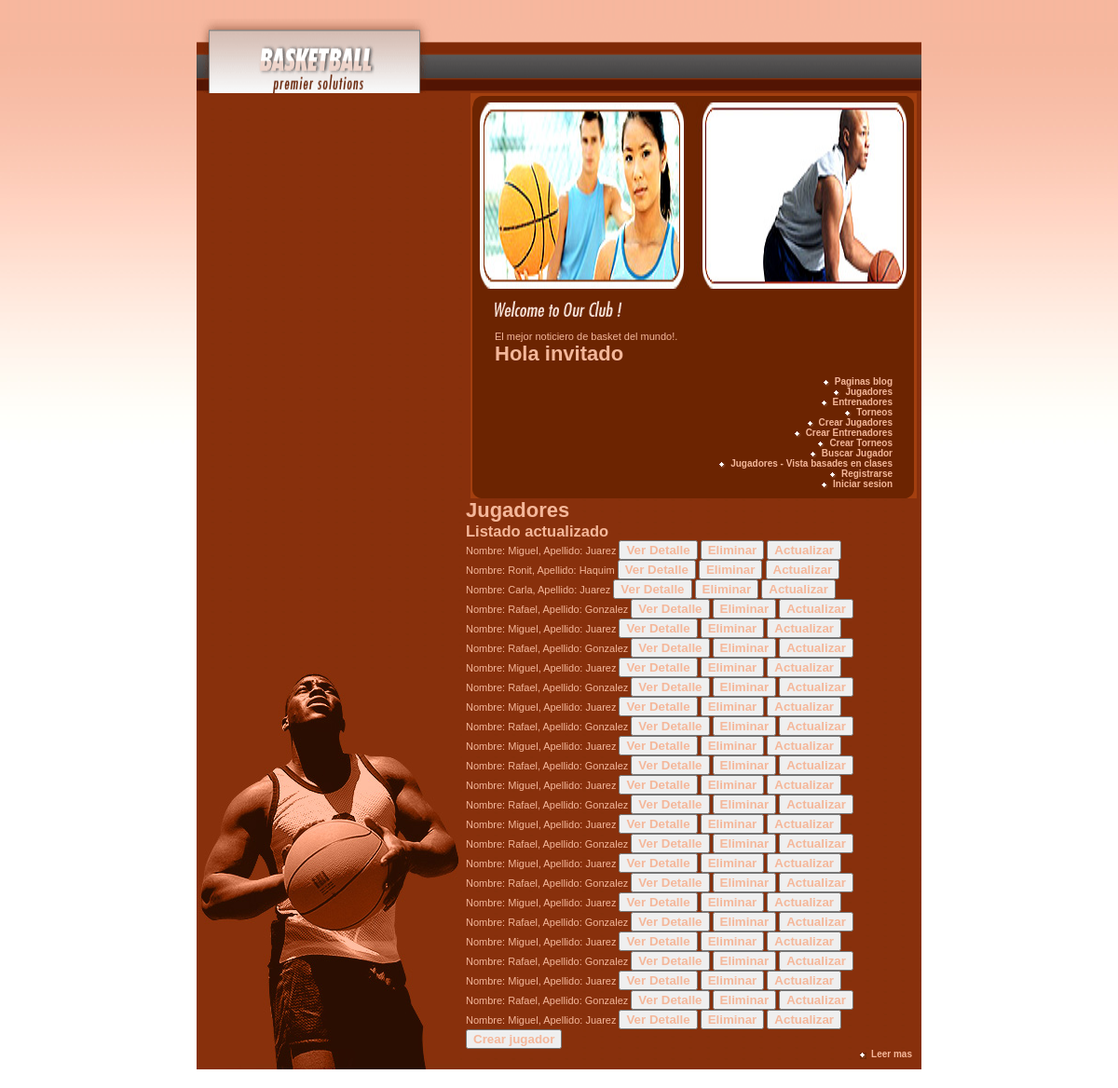
Page /MiApp/jugadores_list/ on the committed database.
### MiApp/models.py (models this page shows)
class Jugadores(models.Model):
    nombre = models.CharField(max_length=40)
    apellido = models.CharField(max_length=40)
    edad = models.IntegerField()
    nacionalidad = models.CharField(max_length=40)
    def __str__(self):
        return f"Nombre: {self.nombre}, Apellido: {self.apellido}"

### MiApp/views.py (the view)
# urls.py: path('jugadores_list/', views.JugadoresList.as_view(), name='List'),
class JugadoresList(ListView):
    model = Jugadores
    template_name = 'MiApp/MiApp/jugadores_list.html'

### MiApp/templates/MiApp/MiApp/jugadores_list.html
{% extends 'MiApp/index2.html' %}
{% load static %}
{% block contenidoquecambia %}
    <h1> Jugadores</h1>
    <h2> Listado actualizado</h2>
    {% for jugador in object_list %}
        <ul>
            <li>
                {{jugador}}
                <button>
                    <a href="{% url 'Detail' jugador.id %}"> Ver Detalle</a>
                </button>
                <button>
                    <a href="{% url 'Delete' jugador.id %}"> Eliminar</a>
                </button>
                <button>
                    <a href="{% url 'Update' jugador.id %}"> Actualizar</a>
                </button>
            </li>
        </ul>
    {% endfor %}
    <button>
        <a href="{% url 'Create' %}"> Crear jugador</a>
    </button>
    <p class="more"><a href="{% url 'Nomoreinfo' %}" class="diamond">Leer mas</a></p>
{% endblock %}

### MiApp/static/MiApp/style.css (style rules this page uses)
html, body, ul, li, h1, h2, h3, h4 { margin: 0; padding: 0; list-style: none; }
a { color: #F4B79A; font-weight: bold; text-decoration: none; }
.more { text-align: right; margin-top: 0; font-size: 10px; }
body { background: white url(images/bg.jpg) repeat-x; font: 11px tahoma, verdana, sans-serif; color: #F4B79A; padding: 20px; text-align: center; }
.diamond { padding-left: 12px; background: 0px 4px url(images/bullet_drk_diamond.gif) no-repeat; }

### rows in the picture
Jugadores: nombre+apellido "Nombre: Miguel, Apellido: Juarez"
Jugadores: nombre+apellido "Nombre: Ronit, Apellido: Haquim"
Jugadores: nombre+apellido "Nombre: Carla, Apellido: Juarez"
Jugadores: nombre+apellido "Nombre: Rafael, Apellido: Gonzalez"
Jugadores: nombre+apellido "Nombre: Miguel, Apellido: Juarez"
Jugadores: nombre+apellido "Nombre: Rafael, Apellido: Gonzalez"
Jugadores: nombre+apellido "Nombre: Miguel, Apellido: Juarez"
Jugadores: nombre+apellido "Nombre: Rafael, Apellido: Gonzalez"
Jugadores: nombre+apellido "Nombre: Miguel, Apellido: Juarez"
Jugadores: nombre+apellido "Nombre: Rafael, Apellido: Gonzalez"
Jugadores: nombre+apellido "Nombre: Miguel, Apellido: Juarez"
Jugadores: nombre+apellido "Nombre: Rafael, Apellido: Gonzalez"
Jugadores: nombre+apellido "Nombre: Miguel, Apellido: Juarez"
Jugadores: nombre+apellido "Nombre: Rafael, Apellido: Gonzalez"
Jugadores: nombre+apellido "Nombre: Miguel, Apellido: Juarez"
Jugadores: nombre+apellido "Nombre: Rafael, Apellido: Gonzalez"
Jugadores: nombre+apellido "Nombre: Miguel, Apellido: Juarez"
Jugadores: nombre+apellido "Nombre: Rafael, Apellido: Gonzalez"
Jugadores: nombre+apellido "Nombre: Miguel, Apellido: Juarez"
Jugadores: nombre+apellido "Nombre: Rafael, Apellido: Gonzalez"
Jugadores: nombre+apellido "Nombre: Miguel, Apellido: Juarez"
Jugadores: nombre+apellido "Nombre: Rafael, Apellido: Gonzalez"
Jugadores: nombre+apellido "Nombre: Miguel, Apellido: Juarez"
Jugadores: nombre+apellido "Nombre: Rafael, Apellido: Gonzalez"
Jugadores: nombre+apellido "Nombre: Miguel, Apellido: Juarez"
